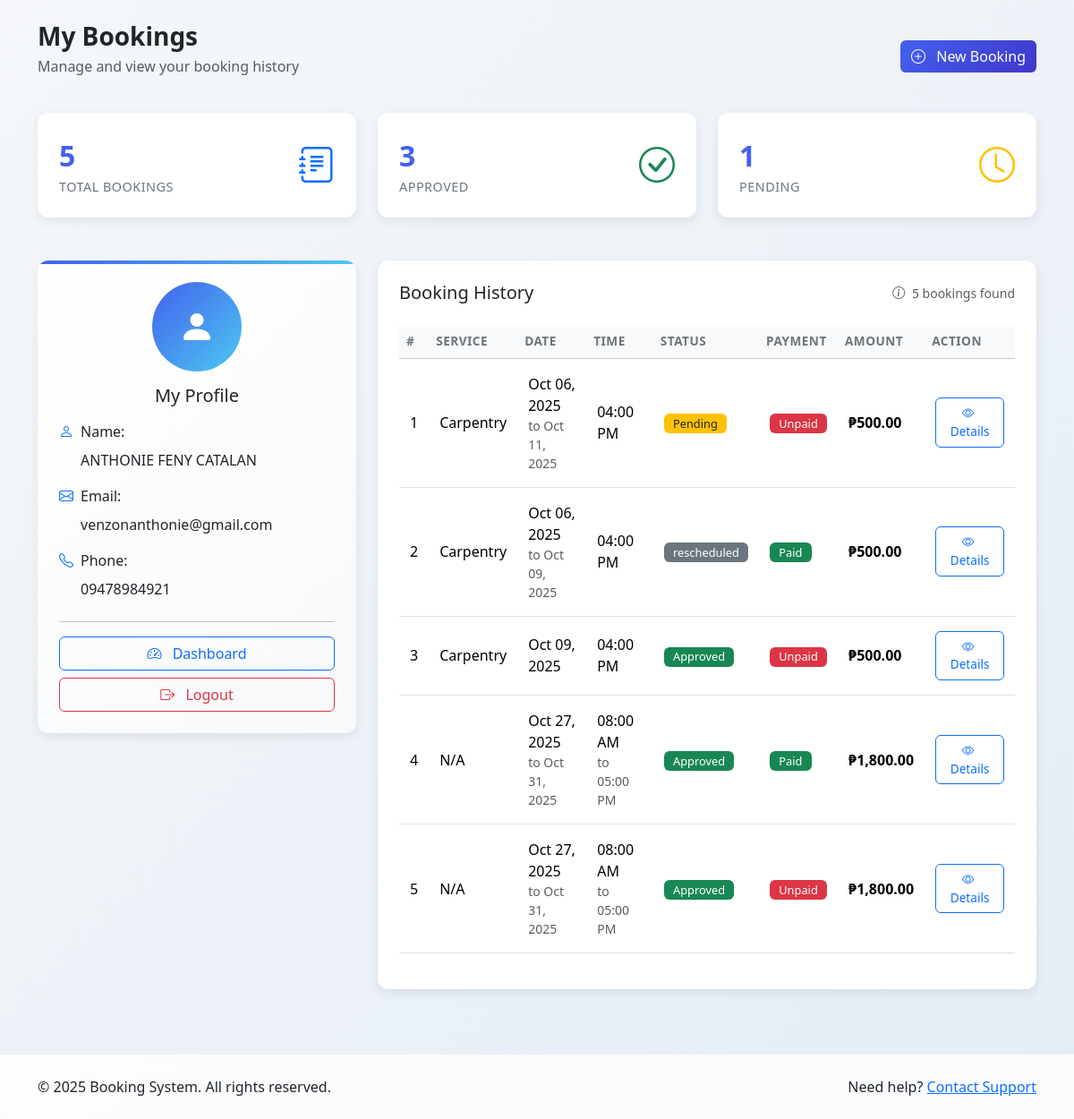
The app's page /content/my_bookings.php (signed in) with its own data.
### tables this page shows
CREATE TABLE `bookings` (
  `id` int(11) NOT NULL,
  `provider_id` int(11) NOT NULL,
  `service_id` int(11) NOT NULL,
  `customer_id` int(11) NOT NULL,
  `role` int(11) NOT NULL,
  `customer_name` varchar(255) NOT NULL,
  `customer_email` varchar(255) NOT NULL,
  `customer_phone` varchar(50) NOT NULL,
  `booking_date_from` date NOT NULL,
  `booking_date_to` date NOT NULL,
  `booking_time_from` time NOT NULL,
  `booking_time_to` time NOT NULL,
  `total_price` decimal(10,2) NOT NULL DEFAULT 0.00,
  `payment_id` varchar(255) DEFAULT NULL,
  `payment_link` text DEFAULT NULL,
  `booking_time` time NOT NULL,
  `booking_status` varchar(50) NOT NULL DEFAULT 'pending',
  `is_approve` tinyint(1) NOT NULL DEFAULT 0,
  `special_request` text DEFAULT NULL,
  `price` decimal(10,2) NOT NULL,
  `payment_status` varchar(20) NOT NULL DEFAULT 'unpaid',
  `paymongo_checkout_id` varchar(100) DEFAULT NULL,
  `paymongo_payment_intent_id` varchar(100) DEFAULT NULL,
  `created_at` timestamp NOT NULL DEFAULT current_timestamp()
);

CREATE TABLE `services` (
  `service_id` int(11) NOT NULL,
  `service_name` varchar(100) NOT NULL,
  `description` text DEFAULT NULL
);

### content/my_bookings.php (the view, shortened to what this page needs)
<?php
require_once '../db.php';
$customer_id = $_SESSION['user_id'];
$profile_query = $conn->prepare("SELECT customer_name, customer_email, customer_phone FROM bookings WHERE customer_id = ? ORDER BY created_at DESC LIMIT 1");
$profile_query->bind_param("i", $customer_id);
$profile_query->execute();
$profile_result = $profile_query->get_result();
$profile = $profile_result->fetch_assoc();
$bookings_query = $conn->prepare("
    SELECT
        b.*,
        s.service_name
    FROM
        bookings AS b
    LEFT JOIN
        services AS s ON b.service_id = s.service_id
    WHERE
        b.customer_id = ?
    ORDER BY
        b.created_at DESC
");
$bookings_query->bind_param("i", $customer_id);
$bookings_query->execute();
$bookings = $bookings_query->get_result();
?>
<!DOCTYPE html>
<html lang="en">
<head>
    <link href="https://cdn.jsdelivr.net/npm/bootstrap@5.3.2/dist/css/bootstrap.min.css" rel="stylesheet">
    <link rel="stylesheet" href="https://cdn.jsdelivr.net/npm/bootstrap-icons@1.11.3/font/bootstrap-icons.min.css">
</head>
<body>
    <div class="container py-4">
        <div class="row mb-4">
            <div class="col-12">
                <div class="d-flex justify-content-between align-items-center">
                    <div>
                        <h1 class="h3 fw-bold text-dark mb-1">My Bookings</h1>
                        <p class="text-muted">Manage and view your booking history</p>
                    </div>
                    <a href="new-booking.php" class="btn btn-primary">
                        <i class="bi bi-plus-circle me-2"></i> New Booking
                    </a>
                </div>
            </div>
        </div>
        <div class="row mb-4">
            <?php
            $pending_count = 0;
            $approved_count = 0;
            if ($bookings->num_rows > 0) {
                $bookings->data_seek(0);
                while ($row = $bookings->fetch_assoc()) {
                    if ($row['booking_status'] == 'pending') $pending_count++;
                    if ($row['booking_status'] == 'approved') $approved_count++;
                }
                $bookings->data_seek(0);
            }
            ?>
            <div class="col-md-4">
                <div class="stats-card">
                    <div class="d-flex align-items-center">
                        <div class="flex-grow-1">
                            <div class="stat-value"><?= $bookings->num_rows ?></div>
                            <div class="stat-label">Total Bookings</div>
                        </div>
                        <div class="text-primary">
                            <i class="bi bi-journal-text" style="font-size: 2.5rem;"></i>
                        </div>
                    </div>
                </div>
            </div>
            <div class="col-md-4">
                <div class="stats-card">
                    <div class="d-flex align-items-center">
                        <div class="flex-grow-1">
                            <div class="stat-value"><?= $approved_count ?></div>
                            <div class="stat-label">Approved</div>
                        </div>
                        <div class="text-success">
                            <i class="bi bi-check-circle" style="font-size: 2.5rem;"></i>
                        </div>
                    </div>
                </div>
            </div>
            <div class="col-md-4">
                <div class="stats-card">
                    <div class="d-flex align-items-center">
                        <div class="flex-grow-1">
                            <div class="stat-value"><?= $pending_count ?></div>
                            <div class="stat-label">Pending</div>
                        </div>
                        <div class="text-warning">
                            <i class="bi bi-clock" style="font-size: 2.5rem;"></i>
                        </div>
                    </div>
                </div>
            </div>
        </div>
        <div class="row">
            <div class="col-lg-4 mb-4">
                <div class="card profile-card">
                    <div class="card-body p-4">
                        <div class="profile-avatar">
                            <i class="bi bi-person-fill"></i>
                        </div>
                        <h5 class="card-title text-center mb-3">My Profile</h5>
                        <?php if ($profile): ?>
                            <div class="mb-3">
                                <div class="d-flex align-items-center mb-2">
                                    <i class="bi bi-person me-2 text-primary"></i>
                                    <span class="fw-medium">Name:</span>
                                </div>
                                <p class="ms-4 mb-0"><?= htmlspecialchars($profile['customer_name'] ?? 'N/A') ?></p>
                            </div>
                            <div class="mb-3">
                                <div class="d-flex align-items-center mb-2">
                                    <i class="bi bi-envelope me-2 text-primary"></i>
                                    <span class="fw-medium">Email:</span>
                                </div>
                                <p class="ms-4 mb-0"><?= htmlspecialchars($profile['customer_email'] ?? 'N/A') ?></p>
                            </div>
                            <div class="mb-4">
                                <div class="d-flex align-items-center mb-2">
                                    <i class="bi bi-telephone me-2 text-primary"></i>
                                    <span class="fw-medium">Phone:</span>
                                </div>
                                <p class="ms-4 mb-0"><?= htmlspecialchars($profile['customer_phone'] ?? 'N/A') ?></p>
                            </div>
                        <?php else: ?>
                            <p class="text-muted text-center">No profile found.</p>
                        <?php endif; ?>
                        <hr>
                        <div class="d-grid gap-2">
                            <a href="dashboard.php" class="btn btn-outline-primary">
                                <i class="bi bi-speedometer2 me-2"></i> Dashboard
                            </a>
                            <a href="logout.php" class="btn btn-outline-danger">
                                <i class="bi bi-box-arrow-right me-2"></i> Logout
                            </a>
                        </div>
                    </div>
                </div>
            </div>
            <div class="col-lg-8">
                <div class="card bookings-card">
                    <div class="card-body p-4">
                        <div class="d-flex justify-content-between align-items-center mb-4">
                            <h5 class="card-title mb-0">Booking History</h5>
                            <div class="text-muted small">
                                <i class="bi bi-info-circle me-1"></i>
                                <?= $bookings->num_rows ?> bookings found
                            </div>
                        </div>
                        <?php if ($bookings->num_rows > 0): ?>
                            <div class="table-responsive">
                                <table class="table table-hover align-middle">
                                    <thead class="table-light">
                                        <tr>
                                            <th>#</th>
                                            <th>Service</th>
                                            <th>Date</th>
                                            <th>Time</th>
                                            <th>Status</th>
                                            <th>Payment</th>
                                            <th>Amount</th>
                                            <th>Action</th>
                                        </tr>
                                    </thead>
                                    <tbody>
                                        <?php
                                        $count = 1;
                                        while ($row = $bookings->fetch_assoc()):
                                        ?>
                                            <tr>
                                                <td class="fw-medium"><?= $count++ ?></td>
                                                <td class="fw-medium"><?= htmlspecialchars($row['service_name'] ?? 'N/A') ?></td>
                                                <td>
                                                    <div class="d-flex flex-column">
                                                        <span class="fw-medium"><?= date('M d, Y', strtotime($row['booking_date_from'])) ?></span>
                                                        <?php if ($row['booking_date_to'] && $row['booking_date_to'] !== $row['booking_date_from']): ?>
                                                            <small class="text-muted">to <?= date('M d, Y', strtotime($row['booking_date_to'])) ?></small>
                                                        <?php endif; ?>
                                                    </div>
                                                </td>
                                                <td>
                                                    <div class="d-flex flex-column">
                                                        <span><?= date('h:i A', strtotime($row['booking_time_from'])) ?></span>
                                                        <?php if ($row['booking_time_to'] && $row['booking_time_to'] !== $row['booking_time_from']): ?>
                                                            <small class="text-muted">to <?= date('h:i A', strtotime($row['booking_time_to'])) ?></small>
                                                        <?php endif; ?>
                                                    </div>
                                                </td>
                                                <td>
                                                    <?php if ($row['booking_status'] == 'approved'): ?>
                                                        <span class="badge bg-success status-badge">Approved</span>
                                                    <?php elseif ($row['booking_status'] == 'pending'): ?>
                                                        <span class="badge bg-warning text-dark status-badge">Pending</span>
                                                    <?php else: ?>
                                                        <span class="badge bg-secondary status-badge"><?= htmlspecialchars($row['booking_status']) ?></span>
                                                    <?php endif; ?>
                                                </td>
                                                <td>
                                                    <?php if ($row['payment_status'] == 'paid'): ?>
                                                        <span class="badge bg-success status-badge">Paid</span>
                                                    <?php else: ?>
                                                        <span class="badge bg-danger status-badge">Unpaid</span>
                                                    <?php endif; ?>
                                                </td>
                                                <td class="fw-bold">₱<?= number_format($row['total_price'], 2) ?></td>
                                                <td>
                                                    <button type="button" class="btn btn-sm btn-outline-primary action-btn"
                                                            data-bs-toggle="modal"
                                                            data-bs-target="#bookingDetailsModal"
                                                            data-bs-id="<?= $row['id'] ?>"
                                                            data-bs-service-name="<?= htmlspecialchars($row['service_name'] ?? 'N/A') ?>"
                                                            data-bs-name="<?= htmlspecialchars($row['customer_name']) ?>"
                                                            data-bs-email="<?= htmlspecialchars($row['customer_email']) ?>"
                                                            data-bs-phone="<?= htmlspecialchars($row['customer_phone']) ?>"
                                                            data-bs-date-from="<?= htmlspecialchars($row['booking_date_from']) ?>"
                                                            data-bs-date-to="<?= htmlspecialchars($row['booking_date_to']) ?>"
                                                            data-bs-time-from="<?= htmlspecialchars($row['booking_time_from']) ?>"
                                                            data-bs-time-to="<?= htmlspecialchars($row['booking_time_to']) ?>"
                                                            data-bs-price="<?= number_format($row['total_price'], 2) ?>"
                                                            data-bs-status="<?= htmlspecialchars($row['booking_status']) ?>"
                                                            data-bs-payment-status="<?= htmlspecialchars($row['payment_status']) ?>"
                                                            data-bs-special-request="<?= htmlspecialchars($row['special_request'] ?? 'None') ?>"
                                                            data-bs-payment-id="<?= htmlspecialchars($row['payment_id'] ?? 'N/A') ?>"
                                                            data-bs-payment-link="<?= htmlspecialchars($row['payment_link'] ?? '') ?>"
                                                            data-bs-created-at="<?= htmlspecialchars($row['created_at']) ?>">
                                                        <i class="bi bi-eye me-1"></i> Details
                                                    </button>
                                                </td>
                                            </tr>
                                        <?php endwhile; ?>
                                    </tbody>
                                </table>
                            </div>
                        <?php endif; ?>
                    </div>
                </div>
            </div>
        </div>
    </div>
    <footer class="footer mt-5">
        <div class="container">
            <div class="row">
                <div class="col-md-6">
                    <p class="mb-0">&copy; <?= date('Y') ?> Booking System. All rights reserved.</p>
                </div>
                <div class="col-md-6 text-md-end">
                    <p class="mb-0">Need help? <a href="contact.php" class="text-primary">Contact Support</a></p>
                </div>
            </div>
        </div>
    </footer>
</body>
</html>

### records on screen
bookings: service.service_name "Carpentry", booking_date_from "Oct 06, 2025", booking_date_to "Oct 11, 2025", booking_time_from "04:00 PM", booking_status "Pending", payment_status "Unpaid", total_price "500.00"
bookings: service.service_name "Carpentry", booking_date_from "Oct 06, 2025", booking_date_to "Oct 09, 2025", booking_time_from "04:00 PM", booking_status "rescheduled", payment_status "Paid", total_price "500.00"
bookings: service.service_name "Carpentry", booking_date_from "Oct 09, 2025", booking_time_from "04:00 PM", booking_status "Approved", payment_status "Unpaid", total_price "500.00"
bookings: service_name "N/A", booking_date_from "Oct 27, 2025", booking_date_to "Oct 31, 2025", booking_time_from "08:00 AM", booking_time_to "05:00 PM", booking_status "Approved", payment_status "Paid", total_price "1,800.00"
bookings: service_name "N/A", booking_date_from "Oct 27, 2025", booking_date_to "Oct 31, 2025", booking_time_from "08:00 AM", booking_time_to "05:00 PM", booking_status "Approved", payment_status "Unpaid", total_price "1,800.00"

### other values on screen
$bookings->num_rows "5"
$approved_count "3"
$pending_count "1"
$profile['customer_name'] "ANTHONIE FENY CATALAN"
$profile['customer_email'] "venzonanthonie@gmail.com"
$profile['customer_phone'] "09478984921"
